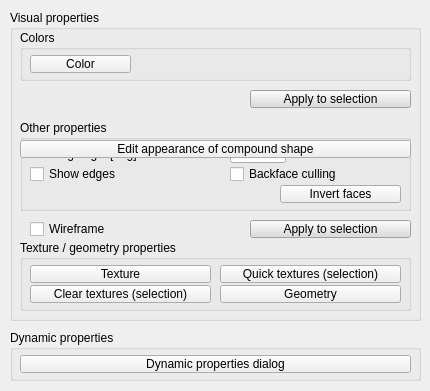
<?xml version="1.0" encoding="UTF-8"?>
<ui version="4.0">
 <class>CQDlgShapes</class>
 <widget class="QDialog" name="CQDlgShapes">
  <property name="windowModality">
   <enum>Qt::NonModal</enum>
  </property>
  <property name="geometry">
   <rect>
    <x>0</x>
    <y>0</y>
    <width>430</width>
    <height>391</height>
   </rect>
  </property>
  <property name="windowTitle">
   <string>Shape Properties</string>
  </property>
  <property name="windowOpacity">
   <double>1.000000000000000</double>
  </property>
  <property name="locale">
   <locale language="English" country="UnitedStates"/>
  </property>
  <property name="modal">
   <bool>false</bool>
  </property>
  <widget class="QGroupBox" name="groupBox_2">
   <property name="geometry">
    <rect>
     <x>10</x>
     <y>330</y>
     <width>411</width>
     <height>51</height>
    </rect>
   </property>
   <property name="title">
    <string>Dynamic properties</string>
   </property>
   <property name="flat">
    <bool>false</bool>
   </property>
   <widget class="QToolButton" name="qqEditDynamics">
    <property name="geometry">
     <rect>
      <x>10</x>
      <y>25</y>
      <width>391</width>
      <height>18</height>
     </rect>
    </property>
    <property name="focusPolicy">
     <enum>Qt::StrongFocus</enum>
    </property>
    <property name="text">
     <string>Dynamic properties dialog</string>
    </property>
    <property name="checkable">
     <bool>true</bool>
    </property>
   </widget>
  </widget>
  <widget class="QGroupBox" name="groupBox_5">
   <property name="geometry">
    <rect>
     <x>10</x>
     <y>10</y>
     <width>411</width>
     <height>311</height>
    </rect>
   </property>
   <property name="title">
    <string>Visual properties</string>
   </property>
   <widget class="QGroupBox" name="qqColorGroup">
    <property name="geometry">
     <rect>
      <x>10</x>
      <y>20</y>
      <width>391</width>
      <height>51</height>
     </rect>
    </property>
    <property name="title">
     <string>Colors</string>
    </property>
    <property name="flat">
     <bool>false</bool>
    </property>
    <widget class="QToolButton" name="qqAdjustOutsideColor">
     <property name="geometry">
      <rect>
       <x>10</x>
       <y>25</y>
       <width>101</width>
       <height>18</height>
      </rect>
     </property>
     <property name="focusPolicy">
      <enum>Qt::StrongFocus</enum>
     </property>
     <property name="text">
      <string>Color</string>
     </property>
    </widget>
   </widget>
   <widget class="QToolButton" name="qqApplyColors">
    <property name="geometry">
     <rect>
      <x>240</x>
      <y>80</y>
      <width>161</width>
      <height>18</height>
     </rect>
    </property>
    <property name="palette">
     <palette>
      <active>
       <colorrole role="WindowText">
        <brush brushstyle="SolidPattern">
         <color alpha="255">
          <red>0</red>
          <green>0</green>
          <blue>0</blue>
         </color>
        </brush>
       </colorrole>
       <colorrole role="Button">
        <brush brushstyle="SolidPattern">
         <color alpha="255">
          <red>220</red>
          <green>220</green>
          <blue>220</blue>
         </color>
        </brush>
       </colorrole>
       <colorrole role="Light">
        <brush brushstyle="SolidPattern">
         <color alpha="255">
          <red>255</red>
          <green>255</green>
          <blue>255</blue>
         </color>
        </brush>
       </colorrole>
       <colorrole role="Midlight">
        <brush brushstyle="SolidPattern">
         <color alpha="255">
          <red>237</red>
          <green>237</green>
          <blue>237</blue>
         </color>
        </brush>
       </colorrole>
       <colorrole role="Dark">
        <brush brushstyle="SolidPattern">
         <color alpha="255">
          <red>110</red>
          <green>110</green>
          <blue>110</blue>
         </color>
        </brush>
       </colorrole>
       <colorrole role="Mid">
        <brush brushstyle="SolidPattern">
         <color alpha="255">
          <red>147</red>
          <green>147</green>
          <blue>147</blue>
         </color>
        </brush>
       </colorrole>
       <colorrole role="Text">
        <brush brushstyle="SolidPattern">
         <color alpha="255">
          <red>0</red>
          <green>0</green>
          <blue>0</blue>
         </color>
        </brush>
       </colorrole>
       <colorrole role="BrightText">
        <brush brushstyle="SolidPattern">
         <color alpha="255">
          <red>255</red>
          <green>255</green>
          <blue>255</blue>
         </color>
        </brush>
       </colorrole>
       <colorrole role="ButtonText">
        <brush brushstyle="SolidPattern">
         <color alpha="255">
          <red>0</red>
          <green>0</green>
          <blue>0</blue>
         </color>
        </brush>
       </colorrole>
       <colorrole role="Base">
        <brush brushstyle="SolidPattern">
         <color alpha="255">
          <red>255</red>
          <green>255</green>
          <blue>255</blue>
         </color>
        </brush>
       </colorrole>
       <colorrole role="Window">
        <brush brushstyle="SolidPattern">
         <color alpha="255">
          <red>220</red>
          <green>220</green>
          <blue>220</blue>
         </color>
        </brush>
       </colorrole>
       <colorrole role="Shadow">
        <brush brushstyle="SolidPattern">
         <color alpha="255">
          <red>0</red>
          <green>0</green>
          <blue>0</blue>
         </color>
        </brush>
       </colorrole>
       <colorrole role="AlternateBase">
        <brush brushstyle="SolidPattern">
         <color alpha="255">
          <red>237</red>
          <green>237</green>
          <blue>237</blue>
         </color>
        </brush>
       </colorrole>
       <colorrole role="ToolTipBase">
        <brush brushstyle="SolidPattern">
         <color alpha="255">
          <red>255</red>
          <green>255</green>
          <blue>220</blue>
         </color>
        </brush>
       </colorrole>
       <colorrole role="ToolTipText">
        <brush brushstyle="SolidPattern">
         <color alpha="255">
          <red>0</red>
          <green>0</green>
          <blue>0</blue>
         </color>
        </brush>
       </colorrole>
       <colorrole role="PlaceholderText">
        <brush brushstyle="NoBrush">
         <color alpha="128">
          <red>0</red>
          <green>0</green>
          <blue>0</blue>
         </color>
        </brush>
       </colorrole>
      </active>
      <inactive>
       <colorrole role="WindowText">
        <brush brushstyle="SolidPattern">
         <color alpha="255">
          <red>0</red>
          <green>0</green>
          <blue>0</blue>
         </color>
        </brush>
       </colorrole>
       <colorrole role="Button">
        <brush brushstyle="SolidPattern">
         <color alpha="255">
          <red>220</red>
          <green>220</green>
          <blue>220</blue>
         </color>
        </brush>
       </colorrole>
       <colorrole role="Light">
        <brush brushstyle="SolidPattern">
         <color alpha="255">
          <red>255</red>
          <green>255</green>
          <blue>255</blue>
         </color>
        </brush>
       </colorrole>
       <colorrole role="Midlight">
        <brush brushstyle="SolidPattern">
         <color alpha="255">
          <red>237</red>
          <green>237</green>
          <blue>237</blue>
         </color>
        </brush>
       </colorrole>
       <colorrole role="Dark">
        <brush brushstyle="SolidPattern">
         <color alpha="255">
          <red>110</red>
          <green>110</green>
          <blue>110</blue>
         </color>
        </brush>
       </colorrole>
       <colorrole role="Mid">
        <brush brushstyle="SolidPattern">
         <color alpha="255">
          <red>147</red>
          <green>147</green>
          <blue>147</blue>
         </color>
        </brush>
       </colorrole>
       <colorrole role="Text">
        <brush brushstyle="SolidPattern">
         <color alpha="255">
          <red>0</red>
          <green>0</green>
          <blue>0</blue>
         </color>
        </brush>
       </colorrole>
       <colorrole role="BrightText">
        <brush brushstyle="SolidPattern">
         <color alpha="255">
          <red>255</red>
          <green>255</green>
          <blue>255</blue>
         </color>
        </brush>
       </colorrole>
       <colorrole role="ButtonText">
        <brush brushstyle="SolidPattern">
         <color alpha="255">
          <red>0</red>
          <green>0</green>
          <blue>0</blue>
         </color>
        </brush>
       </colorrole>
       <colorrole role="Base">
        <brush brushstyle="SolidPattern">
         <color alpha="255">
          <red>255</red>
          <green>255</green>
          <blue>255</blue>
         </color>
        </brush>
       </colorrole>
       <colorrole role="Window">
        <brush brushstyle="SolidPattern">
         <color alpha="255">
          <red>220</red>
          <green>220</green>
          <blue>220</blue>
         </color>
        </brush>
       </colorrole>
       <colorrole role="Shadow">
        <brush brushstyle="SolidPattern">
         <color alpha="255">
          <red>0</red>
          <green>0</green>
          <blue>0</blue>
         </color>
        </brush>
       </colorrole>
       <colorrole role="AlternateBase">
        <brush brushstyle="SolidPattern">
         <color alpha="255">
          <red>237</red>
          <green>237</green>
          <blue>237</blue>
         </color>
        </brush>
       </colorrole>
       <colorrole role="ToolTipBase">
        <brush brushstyle="SolidPattern">
         <color alpha="255">
          <red>255</red>
          <green>255</green>
          <blue>220</blue>
         </color>
        </brush>
       </colorrole>
       <colorrole role="ToolTipText">
        <brush brushstyle="SolidPattern">
         <color alpha="255">
          <red>0</red>
          <green>0</green>
          <blue>0</blue>
         </color>
        </brush>
       </colorrole>
       <colorrole role="PlaceholderText">
        <brush brushstyle="NoBrush">
         <color alpha="128">
          <red>0</red>
          <green>0</green>
          <blue>0</blue>
         </color>
        </brush>
       </colorrole>
      </inactive>
      <disabled>
       <colorrole role="WindowText">
        <brush brushstyle="SolidPattern">
         <color alpha="255">
          <red>110</red>
          <green>110</green>
          <blue>110</blue>
         </color>
        </brush>
       </colorrole>
       <colorrole role="Button">
        <brush brushstyle="SolidPattern">
         <color alpha="255">
          <red>220</red>
          <green>220</green>
          <blue>220</blue>
         </color>
        </brush>
       </colorrole>
       <colorrole role="Light">
        <brush brushstyle="SolidPattern">
         <color alpha="255">
          <red>255</red>
          <green>255</green>
          <blue>255</blue>
         </color>
        </brush>
       </colorrole>
       <colorrole role="Midlight">
        <brush brushstyle="SolidPattern">
         <color alpha="255">
          <red>237</red>
          <green>237</green>
          <blue>237</blue>
         </color>
        </brush>
       </colorrole>
       <colorrole role="Dark">
        <brush brushstyle="SolidPattern">
         <color alpha="255">
          <red>110</red>
          <green>110</green>
          <blue>110</blue>
         </color>
        </brush>
       </colorrole>
       <colorrole role="Mid">
        <brush brushstyle="SolidPattern">
         <color alpha="255">
          <red>147</red>
          <green>147</green>
          <blue>147</blue>
         </color>
        </brush>
       </colorrole>
       <colorrole role="Text">
        <brush brushstyle="SolidPattern">
         <color alpha="255">
          <red>110</red>
          <green>110</green>
          <blue>110</blue>
         </color>
        </brush>
       </colorrole>
       <colorrole role="BrightText">
        <brush brushstyle="SolidPattern">
         <color alpha="255">
          <red>255</red>
          <green>255</green>
          <blue>255</blue>
         </color>
        </brush>
       </colorrole>
       <colorrole role="ButtonText">
        <brush brushstyle="SolidPattern">
         <color alpha="255">
          <red>110</red>
          <green>110</green>
          <blue>110</blue>
         </color>
        </brush>
       </colorrole>
       <colorrole role="Base">
        <brush brushstyle="SolidPattern">
         <color alpha="255">
          <red>220</red>
          <green>220</green>
          <blue>220</blue>
         </color>
        </brush>
       </colorrole>
       <colorrole role="Window">
        <brush brushstyle="SolidPattern">
         <color alpha="255">
          <red>220</red>
          <green>220</green>
          <blue>220</blue>
         </color>
        </brush>
       </colorrole>
       <colorrole role="Shadow">
        <brush brushstyle="SolidPattern">
         <color alpha="255">
          <red>0</red>
          <green>0</green>
          <blue>0</blue>
         </color>
        </brush>
       </colorrole>
       <colorrole role="AlternateBase">
        <brush brushstyle="SolidPattern">
         <color alpha="255">
          <red>220</red>
          <green>220</green>
          <blue>220</blue>
         </color>
        </brush>
       </colorrole>
       <colorrole role="ToolTipBase">
        <brush brushstyle="SolidPattern">
         <color alpha="255">
          <red>255</red>
          <green>255</green>
          <blue>220</blue>
         </color>
        </brush>
       </colorrole>
       <colorrole role="ToolTipText">
        <brush brushstyle="SolidPattern">
         <color alpha="255">
          <red>0</red>
          <green>0</green>
          <blue>0</blue>
         </color>
        </brush>
       </colorrole>
       <colorrole role="PlaceholderText">
        <brush brushstyle="NoBrush">
         <color alpha="128">
          <red>0</red>
          <green>0</green>
          <blue>0</blue>
         </color>
        </brush>
       </colorrole>
      </disabled>
     </palette>
    </property>
    <property name="focusPolicy">
     <enum>Qt::StrongFocus</enum>
    </property>
    <property name="text">
     <string>Apply to selection</string>
    </property>
   </widget>
   <widget class="QGroupBox" name="qqOtherPropGroup">
    <property name="geometry">
     <rect>
      <x>10</x>
      <y>110</y>
      <width>391</width>
      <height>91</height>
     </rect>
    </property>
    <property name="title">
     <string>Other properties</string>
    </property>
    <property name="flat">
     <bool>false</bool>
    </property>
    <widget class="QCheckBox" name="qqBackfaceCulling">
     <property name="geometry">
      <rect>
       <x>210</x>
       <y>45</y>
       <width>171</width>
       <height>18</height>
      </rect>
     </property>
     <property name="focusPolicy">
      <enum>Qt::StrongFocus</enum>
     </property>
     <property name="text">
      <string>Backface culling</string>
     </property>
    </widget>
    <widget class="QCheckBox" name="qqShowEdges">
     <property name="geometry">
      <rect>
       <x>10</x>
       <y>45</y>
       <width>191</width>
       <height>18</height>
      </rect>
     </property>
     <property name="focusPolicy">
      <enum>Qt::StrongFocus</enum>
     </property>
     <property name="text">
      <string>Show edges</string>
     </property>
    </widget>
    <widget class="QLabel" name="label">
     <property name="geometry">
      <rect>
       <x>10</x>
       <y>25</y>
       <width>191</width>
       <height>18</height>
      </rect>
     </property>
     <property name="text">
      <string>Shading angle [deg]</string>
     </property>
    </widget>
    <widget class="QLineEdit" name="qqShadingAngle">
     <property name="geometry">
      <rect>
       <x>210</x>
       <y>25</y>
       <width>56</width>
       <height>18</height>
      </rect>
     </property>
    </widget>
    <widget class="QToolButton" name="qqInvertFaces">
     <property name="geometry">
      <rect>
       <x>260</x>
       <y>65</y>
       <width>121</width>
       <height>18</height>
      </rect>
     </property>
     <property name="focusPolicy">
      <enum>Qt::StrongFocus</enum>
     </property>
     <property name="text">
      <string>Invert faces</string>
     </property>
    </widget>
   </widget>
   <widget class="QToolButton" name="qqApplyMain">
    <property name="geometry">
     <rect>
      <x>240</x>
      <y>210</y>
      <width>161</width>
      <height>18</height>
     </rect>
    </property>
    <property name="palette">
     <palette>
      <active>
       <colorrole role="WindowText">
        <brush brushstyle="SolidPattern">
         <color alpha="255">
          <red>0</red>
          <green>0</green>
          <blue>0</blue>
         </color>
        </brush>
       </colorrole>
       <colorrole role="Button">
        <brush brushstyle="SolidPattern">
         <color alpha="255">
          <red>220</red>
          <green>220</green>
          <blue>220</blue>
         </color>
        </brush>
       </colorrole>
       <colorrole role="Light">
        <brush brushstyle="SolidPattern">
         <color alpha="255">
          <red>255</red>
          <green>255</green>
          <blue>255</blue>
         </color>
        </brush>
       </colorrole>
       <colorrole role="Midlight">
        <brush brushstyle="SolidPattern">
         <color alpha="255">
          <red>237</red>
          <green>237</green>
          <blue>237</blue>
         </color>
        </brush>
       </colorrole>
       <colorrole role="Dark">
        <brush brushstyle="SolidPattern">
         <color alpha="255">
          <red>110</red>
          <green>110</green>
          <blue>110</blue>
         </color>
        </brush>
       </colorrole>
       <colorrole role="Mid">
        <brush brushstyle="SolidPattern">
         <color alpha="255">
          <red>147</red>
          <green>147</green>
          <blue>147</blue>
         </color>
        </brush>
       </colorrole>
       <colorrole role="Text">
        <brush brushstyle="SolidPattern">
         <color alpha="255">
          <red>0</red>
          <green>0</green>
          <blue>0</blue>
         </color>
        </brush>
       </colorrole>
       <colorrole role="BrightText">
        <brush brushstyle="SolidPattern">
         <color alpha="255">
          <red>255</red>
          <green>255</green>
          <blue>255</blue>
         </color>
        </brush>
       </colorrole>
       <colorrole role="ButtonText">
        <brush brushstyle="SolidPattern">
         <color alpha="255">
          <red>0</red>
          <green>0</green>
          <blue>0</blue>
         </color>
        </brush>
       </colorrole>
       <colorrole role="Base">
        <brush brushstyle="SolidPattern">
         <color alpha="255">
          <red>255</red>
          <green>255</green>
          <blue>255</blue>
         </color>
        </brush>
       </colorrole>
       <colorrole role="Window">
        <brush brushstyle="SolidPattern">
         <color alpha="255">
          <red>220</red>
          <green>220</green>
          <blue>220</blue>
         </color>
        </brush>
       </colorrole>
       <colorrole role="Shadow">
        <brush brushstyle="SolidPattern">
         <color alpha="255">
          <red>0</red>
          <green>0</green>
          <blue>0</blue>
         </color>
        </brush>
       </colorrole>
       <colorrole role="AlternateBase">
        <brush brushstyle="SolidPattern">
         <color alpha="255">
          <red>237</red>
          <green>237</green>
          <blue>237</blue>
         </color>
        </brush>
       </colorrole>
       <colorrole role="ToolTipBase">
        <brush brushstyle="SolidPattern">
         <color alpha="255">
          <red>255</red>
          <green>255</green>
          <blue>220</blue>
         </color>
        </brush>
       </colorrole>
       <colorrole role="ToolTipText">
        <brush brushstyle="SolidPattern">
         <color alpha="255">
          <red>0</red>
          <green>0</green>
          <blue>0</blue>
         </color>
        </brush>
       </colorrole>
       <colorrole role="PlaceholderText">
        <brush brushstyle="NoBrush">
         <color alpha="128">
          <red>0</red>
          <green>0</green>
          <blue>0</blue>
         </color>
        </brush>
       </colorrole>
      </active>
      <inactive>
       <colorrole role="WindowText">
        <brush brushstyle="SolidPattern">
         <color alpha="255">
          <red>0</red>
          <green>0</green>
          <blue>0</blue>
         </color>
        </brush>
       </colorrole>
       <colorrole role="Button">
        <brush brushstyle="SolidPattern">
         <color alpha="255">
          <red>220</red>
          <green>220</green>
          <blue>220</blue>
         </color>
        </brush>
       </colorrole>
       <colorrole role="Light">
        <brush brushstyle="SolidPattern">
         <color alpha="255">
          <red>255</red>
          <green>255</green>
          <blue>255</blue>
         </color>
        </brush>
       </colorrole>
       <colorrole role="Midlight">
        <brush brushstyle="SolidPattern">
         <color alpha="255">
          <red>237</red>
          <green>237</green>
          <blue>237</blue>
         </color>
        </brush>
       </colorrole>
       <colorrole role="Dark">
        <brush brushstyle="SolidPattern">
         <color alpha="255">
          <red>110</red>
          <green>110</green>
          <blue>110</blue>
         </color>
        </brush>
       </colorrole>
       <colorrole role="Mid">
        <brush brushstyle="SolidPattern">
         <color alpha="255">
          <red>147</red>
          <green>147</green>
          <blue>147</blue>
         </color>
        </brush>
       </colorrole>
       <colorrole role="Text">
        <brush brushstyle="SolidPattern">
         <color alpha="255">
          <red>0</red>
          <green>0</green>
          <blue>0</blue>
         </color>
        </brush>
       </colorrole>
       <colorrole role="BrightText">
        <brush brushstyle="SolidPattern">
         <color alpha="255">
          <red>255</red>
          <green>255</green>
          <blue>255</blue>
         </color>
        </brush>
       </colorrole>
       <colorrole role="ButtonText">
        <brush brushstyle="SolidPattern">
         <color alpha="255">
          <red>0</red>
          <green>0</green>
          <blue>0</blue>
         </color>
        </brush>
       </colorrole>
       <colorrole role="Base">
        <brush brushstyle="SolidPattern">
         <color alpha="255">
          <red>255</red>
          <green>255</green>
          <blue>255</blue>
         </color>
        </brush>
       </colorrole>
       <colorrole role="Window">
        <brush brushstyle="SolidPattern">
         <color alpha="255">
          <red>220</red>
          <green>220</green>
          <blue>220</blue>
         </color>
        </brush>
       </colorrole>
       <colorrole role="Shadow">
        <brush brushstyle="SolidPattern">
         <color alpha="255">
          <red>0</red>
          <green>0</green>
          <blue>0</blue>
         </color>
        </brush>
       </colorrole>
       <colorrole role="AlternateBase">
        <brush brushstyle="SolidPattern">
         <color alpha="255">
          <red>237</red>
          <green>237</green>
          <blue>237</blue>
         </color>
        </brush>
       </colorrole>
       <colorrole role="ToolTipBase">
        <brush brushstyle="SolidPattern">
         <color alpha="255">
          <red>255</red>
          <green>255</green>
          <blue>220</blue>
         </color>
        </brush>
       </colorrole>
       <colorrole role="ToolTipText">
        <brush brushstyle="SolidPattern">
         <color alpha="255">
          <red>0</red>
          <green>0</green>
          <blue>0</blue>
         </color>
        </brush>
       </colorrole>
       <colorrole role="PlaceholderText">
        <brush brushstyle="NoBrush">
         <color alpha="128">
          <red>0</red>
          <green>0</green>
          <blue>0</blue>
         </color>
        </brush>
       </colorrole>
      </inactive>
      <disabled>
       <colorrole role="WindowText">
        <brush brushstyle="SolidPattern">
         <color alpha="255">
          <red>110</red>
          <green>110</green>
          <blue>110</blue>
         </color>
        </brush>
       </colorrole>
       <colorrole role="Button">
        <brush brushstyle="SolidPattern">
         <color alpha="255">
          <red>220</red>
          <green>220</green>
          <blue>220</blue>
         </color>
        </brush>
       </colorrole>
       <colorrole role="Light">
        <brush brushstyle="SolidPattern">
         <color alpha="255">
          <red>255</red>
          <green>255</green>
          <blue>255</blue>
         </color>
        </brush>
       </colorrole>
       <colorrole role="Midlight">
        <brush brushstyle="SolidPattern">
         <color alpha="255">
          <red>237</red>
          <green>237</green>
          <blue>237</blue>
         </color>
        </brush>
       </colorrole>
       <colorrole role="Dark">
        <brush brushstyle="SolidPattern">
         <color alpha="255">
          <red>110</red>
          <green>110</green>
          <blue>110</blue>
         </color>
        </brush>
       </colorrole>
       <colorrole role="Mid">
        <brush brushstyle="SolidPattern">
         <color alpha="255">
          <red>147</red>
          <green>147</green>
          <blue>147</blue>
         </color>
        </brush>
       </colorrole>
       <colorrole role="Text">
        <brush brushstyle="SolidPattern">
         <color alpha="255">
          <red>110</red>
          <green>110</green>
          <blue>110</blue>
         </color>
        </brush>
       </colorrole>
       <colorrole role="BrightText">
        <brush brushstyle="SolidPattern">
         <color alpha="255">
          <red>255</red>
          <green>255</green>
          <blue>255</blue>
         </color>
        </brush>
       </colorrole>
       <colorrole role="ButtonText">
        <brush brushstyle="SolidPattern">
         <color alpha="255">
          <red>110</red>
          <green>110</green>
          <blue>110</blue>
         </color>
        </brush>
       </colorrole>
       <colorrole role="Base">
        <brush brushstyle="SolidPattern">
         <color alpha="255">
          <red>220</red>
          <green>220</green>
          <blue>220</blue>
         </color>
        </brush>
       </colorrole>
       <colorrole role="Window">
        <brush brushstyle="SolidPattern">
         <color alpha="255">
          <red>220</red>
          <green>220</green>
          <blue>220</blue>
         </color>
        </brush>
       </colorrole>
       <colorrole role="Shadow">
        <brush brushstyle="SolidPattern">
         <color alpha="255">
          <red>0</red>
          <green>0</green>
          <blue>0</blue>
         </color>
        </brush>
       </colorrole>
       <colorrole role="AlternateBase">
        <brush brushstyle="SolidPattern">
         <color alpha="255">
          <red>220</red>
          <green>220</green>
          <blue>220</blue>
         </color>
        </brush>
       </colorrole>
       <colorrole role="ToolTipBase">
        <brush brushstyle="SolidPattern">
         <color alpha="255">
          <red>255</red>
          <green>255</green>
          <blue>220</blue>
         </color>
        </brush>
       </colorrole>
       <colorrole role="ToolTipText">
        <brush brushstyle="SolidPattern">
         <color alpha="255">
          <red>0</red>
          <green>0</green>
          <blue>0</blue>
         </color>
        </brush>
       </colorrole>
       <colorrole role="PlaceholderText">
        <brush brushstyle="NoBrush">
         <color alpha="128">
          <red>0</red>
          <green>0</green>
          <blue>0</blue>
         </color>
        </brush>
       </colorrole>
      </disabled>
     </palette>
    </property>
    <property name="focusPolicy">
     <enum>Qt::StrongFocus</enum>
    </property>
    <property name="text">
     <string>Apply to selection</string>
    </property>
   </widget>
   <widget class="QGroupBox" name="groupBox_4">
    <property name="geometry">
     <rect>
      <x>10</x>
      <y>230</y>
      <width>391</width>
      <height>71</height>
     </rect>
    </property>
    <property name="title">
     <string>Texture / geometry properties</string>
    </property>
    <property name="flat">
     <bool>false</bool>
    </property>
    <widget class="QToolButton" name="qqTexture">
     <property name="geometry">
      <rect>
       <x>10</x>
       <y>25</y>
       <width>181</width>
       <height>18</height>
      </rect>
     </property>
     <property name="focusPolicy">
      <enum>Qt::StrongFocus</enum>
     </property>
     <property name="text">
      <string>Texture</string>
     </property>
    </widget>
    <widget class="QToolButton" name="qqGeometry">
     <property name="geometry">
      <rect>
       <x>200</x>
       <y>45</y>
       <width>181</width>
       <height>18</height>
      </rect>
     </property>
     <property name="focusPolicy">
      <enum>Qt::StrongFocus</enum>
     </property>
     <property name="text">
      <string>Geometry</string>
     </property>
    </widget>
    <widget class="QToolButton" name="qqDirtTexture">
     <property name="geometry">
      <rect>
       <x>200</x>
       <y>25</y>
       <width>181</width>
       <height>18</height>
      </rect>
     </property>
     <property name="focusPolicy">
      <enum>Qt::StrongFocus</enum>
     </property>
     <property name="text">
      <string>Quick textures (selection)</string>
     </property>
    </widget>
    <widget class="QToolButton" name="qqClearTextures">
     <property name="geometry">
      <rect>
       <x>10</x>
       <y>45</y>
       <width>181</width>
       <height>18</height>
      </rect>
     </property>
     <property name="focusPolicy">
      <enum>Qt::StrongFocus</enum>
     </property>
     <property name="text">
      <string>Clear textures (selection)</string>
     </property>
    </widget>
   </widget>
   <widget class="QCheckBox" name="qqWireframe">
    <property name="geometry">
     <rect>
      <x>20</x>
      <y>210</y>
      <width>201</width>
      <height>18</height>
     </rect>
    </property>
    <property name="focusPolicy">
     <enum>Qt::StrongFocus</enum>
    </property>
    <property name="text">
     <string>Wireframe</string>
    </property>
   </widget>
  </widget>
  <widget class="QToolButton" name="qqEditMultishape">
   <property name="geometry">
    <rect>
     <x>20</x>
     <y>140</y>
     <width>391</width>
     <height>18</height>
    </rect>
   </property>
   <property name="focusPolicy">
    <enum>Qt::StrongFocus</enum>
   </property>
   <property name="text">
    <string>Edit appearance of compound shape</string>
   </property>
   <property name="checkable">
    <bool>false</bool>
   </property>
  </widget>
 </widget>
 <tabstops>
  <tabstop>qqAdjustOutsideColor</tabstop>
  <tabstop>qqApplyColors</tabstop>
  <tabstop>qqShadingAngle</tabstop>
  <tabstop>qqShowEdges</tabstop>
  <tabstop>qqBackfaceCulling</tabstop>
  <tabstop>qqInvertFaces</tabstop>
  <tabstop>qqWireframe</tabstop>
  <tabstop>qqApplyMain</tabstop>
  <tabstop>qqTexture</tabstop>
  <tabstop>qqDirtTexture</tabstop>
  <tabstop>qqClearTextures</tabstop>
  <tabstop>qqGeometry</tabstop>
  <tabstop>qqEditDynamics</tabstop>
  <tabstop>qqEditMultishape</tabstop>
 </tabstops>
 <resources/>
 <connections/>
</ui>
